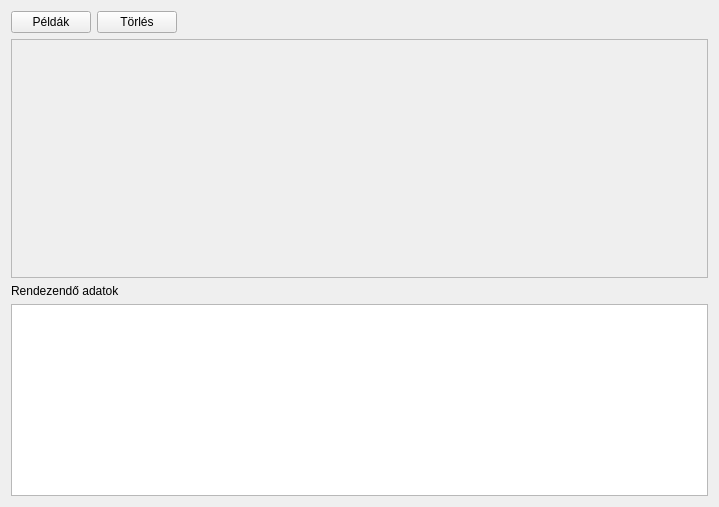
<?xml version="1.0" encoding="UTF-8"?>
<ui version="4.0">
 <class>BucketSortWidget</class>
 <widget class="QWidget" name="BucketSortWidget">
  <property name="geometry">
   <rect>
    <x>0</x>
    <y>0</y>
    <width>719</width>
    <height>507</height>
   </rect>
  </property>
  <property name="windowTitle">
   <string>Form</string>
  </property>
  <layout class="QVBoxLayout" name="verticalLayout">
   <item>
    <layout class="QHBoxLayout" name="horizontalLayout">
     <item>
      <widget class="QPushButton" name="pbPeldak">
       <property name="toolTip">
        <string>Rendezendő adatok feltöltése példákkal</string>
       </property>
       <property name="text">
        <string>Példák</string>
       </property>
      </widget>
     </item>
     <item>
      <widget class="QPushButton" name="pbTorles">
       <property name="toolTip">
        <string>Rendezendő adatok törlése</string>
       </property>
       <property name="text">
        <string>Törlés</string>
       </property>
      </widget>
     </item>
     <item>
      <spacer name="horizontalSpacer">
       <property name="orientation">
        <enum>Qt::Horizontal</enum>
       </property>
       <property name="sizeHint" stdset="0">
        <size>
         <width>40</width>
         <height>20</height>
        </size>
       </property>
      </spacer>
     </item>
    </layout>
   </item>
   <item>
    <widget class="QScrollArea" name="scrollArea">
     <property name="sizePolicy">
      <sizepolicy hsizetype="Expanding" vsizetype="Expanding">
       <horstretch>0</horstretch>
       <verstretch>5</verstretch>
      </sizepolicy>
     </property>
     <property name="widgetResizable">
      <bool>true</bool>
     </property>
     <widget class="QWidget" name="scrollAreaWidgetContents">
      <property name="geometry">
       <rect>
        <x>0</x>
        <y>0</y>
        <width>699</width>
        <height>231</height>
       </rect>
      </property>
     </widget>
    </widget>
   </item>
   <item>
    <widget class="QLabel" name="lbData">
     <property name="text">
      <string>Rendezendő adatok</string>
     </property>
    </widget>
   </item>
   <item>
    <widget class="QPlainTextEdit" name="plainTextEdit">
     <property name="sizePolicy">
      <sizepolicy hsizetype="Expanding" vsizetype="MinimumExpanding">
       <horstretch>0</horstretch>
       <verstretch>0</verstretch>
      </sizepolicy>
     </property>
    </widget>
   </item>
  </layout>
 </widget>
 <resources/>
 <connections>
  <connection>
   <sender>pbTorles</sender>
   <signal>clicked()</signal>
   <receiver>plainTextEdit</receiver>
   <slot>clear()</slot>
   <hints>
    <hint type="sourcelabel">
     <x>157</x>
     <y>259</y>
    </hint>
    <hint type="destinationlabel">
     <x>176</x>
     <y>323</y>
    </hint>
   </hints>
  </connection>
 </connections>
</ui>
